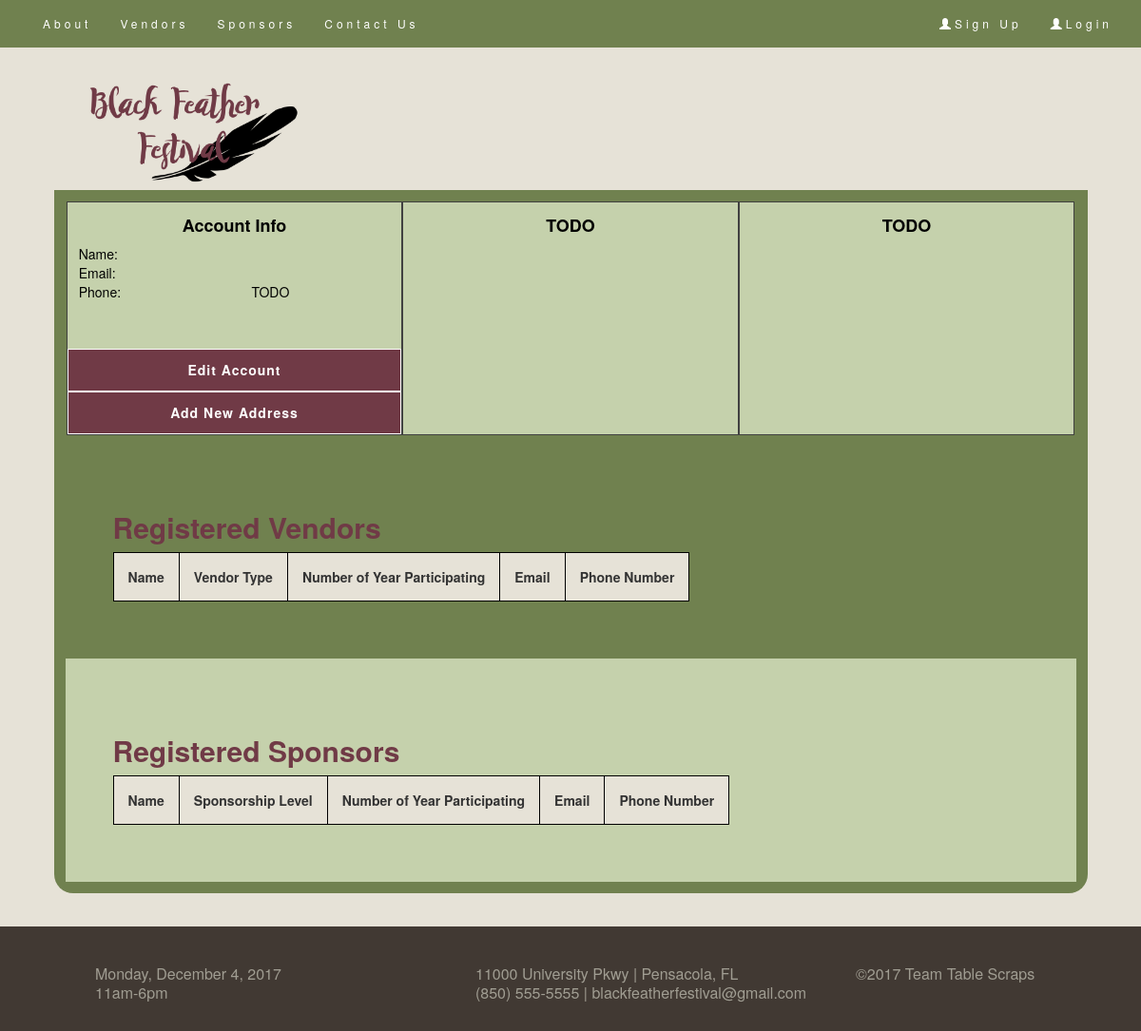
The app's page /account.php, older data.
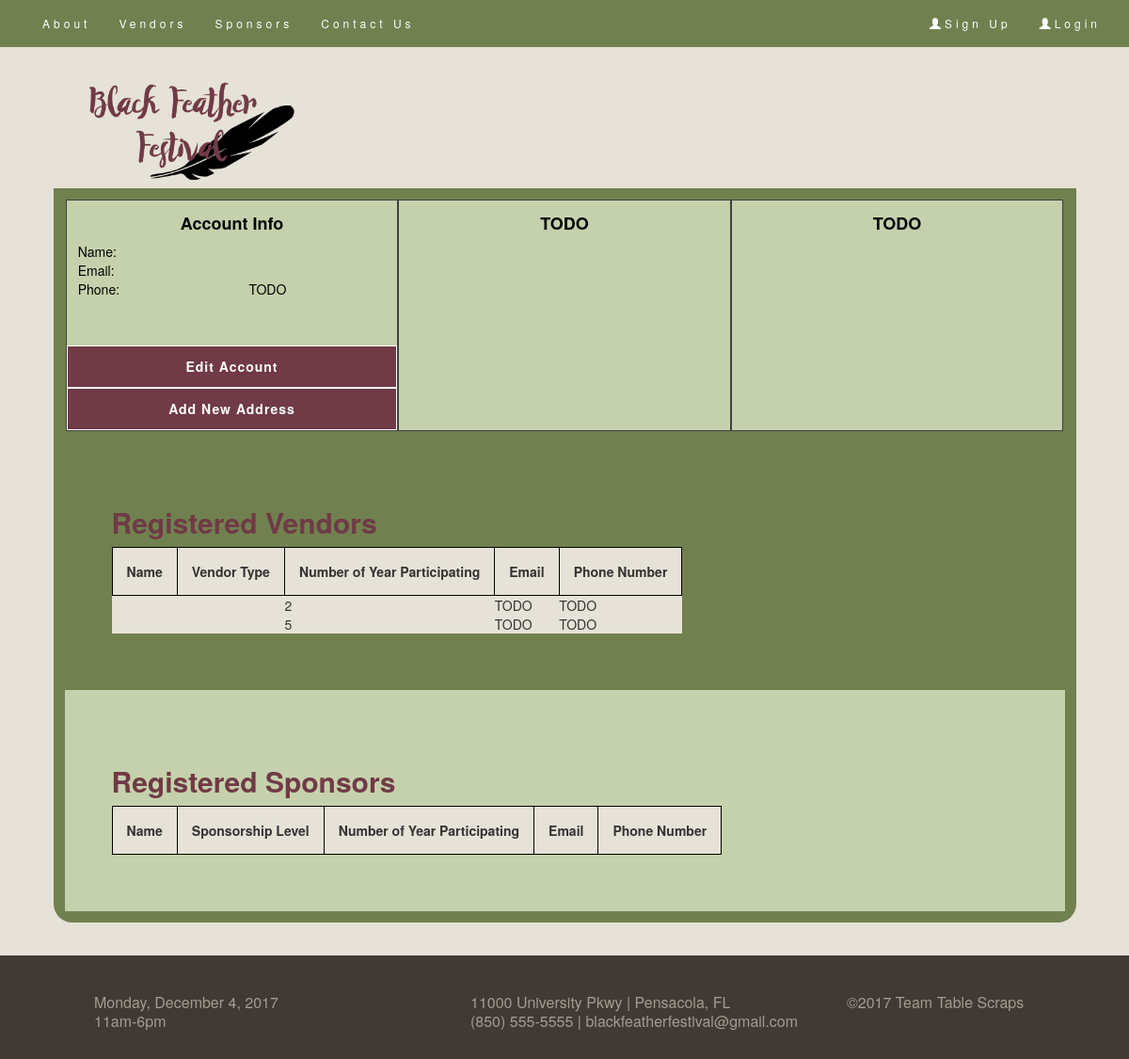
The same page, newer data.
### tables this page shows
CREATE TABLE IF NOT EXISTS sponsors (
  user_ID int(10) NOT NULL UNIQUE,
  sponsorship_level blob,
  years_active smallint,
  PRIMARY KEY (user_ID),
  FOREIGN KEY (user_ID) REFERENCES users(user_ID)

);

### includes/config.php (called while the page is built, shortened)
<?php
$aesKey = 'BFF';

### account.php (the view, shortened to what the changed rows need)
<?php
require_once('header.php');
echo '
	<div id="vendors" class="container-fluid">
		<h2>Registered Vendors</h2>
		<table class="defaultbg">
		<tr>
			<th class="info_table">Name</th>
			<th class="info_table">Vendor Type</th>
			<th class="info_table">Number of Year Participating</th>
			<th class="info_table">Email</th>
			<th class="info_table">Phone Number</th>
		</tr>
';
$sponsorQuery = "
    SELECT
        user_ID,
        AES_DECRYPT(sponsorship_level, '$aesKey') as sponsorship_level,
        years_active
    FROM sponsors
";
$sponsorName = "ERROR";
$sponsors = $MySQLi->query($sponsorQuery);
if($sponsors != false){
    if ($sponsors->num_rows > 0) {
        while($r = $sponsors->fetch_array()){
            $userQuery = "SELECT AES_DECRYPT(first_name, '$aesKey') as first_name, AES_DECRYPT(last_name, '$aesKey') as last_name FROM users WHERE user_ID = '".$r['user_ID']."' LIMIT 1";
            $userResult = $MySQLi->query($userQuery);
            if($userResult != false){
                if ($userResult->num_rows > 0) {
                    while($u = $userResult->fetch_array()){
                        $sponsorName = $u['first_name']." ".$u['last_name'];
                    }
                }
            }
            else{
                die("Query error");
            }
            echo "
                <tr>
                    <td>".$sponsorName."</td>
                    <td>".$r['sponsorship_level']."</td>
                    <td>".$r['years_active']."</td>
                    <td>TODO</td>
                    <td>TODO</td>
                </tr>
            ";
        }
    }
}else{
    die("Query error");
}
echo'
		</table>
	</div>
	<div id="sponsors" class="container-fluid bg-fade">
		<h2>Registered Sponsors</h2>
		<table class="defaultbg">
		<tr>
			<th class="info_table">Name</th>
			<th class="info_table">Sponsorship Level</th>
			<th class="info_table">Number of Year Participating</th>
			<th class="info_table">Email</th>
			<th class="info_table">Phone Number</th>
		</tr>
		<tr>
		</tr>
		</table>
	</div>
';
require_once('footer.php');
?>

Row changes from the older to the newer data that the page shows:
added sponsors: years_active "2"
added sponsors: years_active "5"
